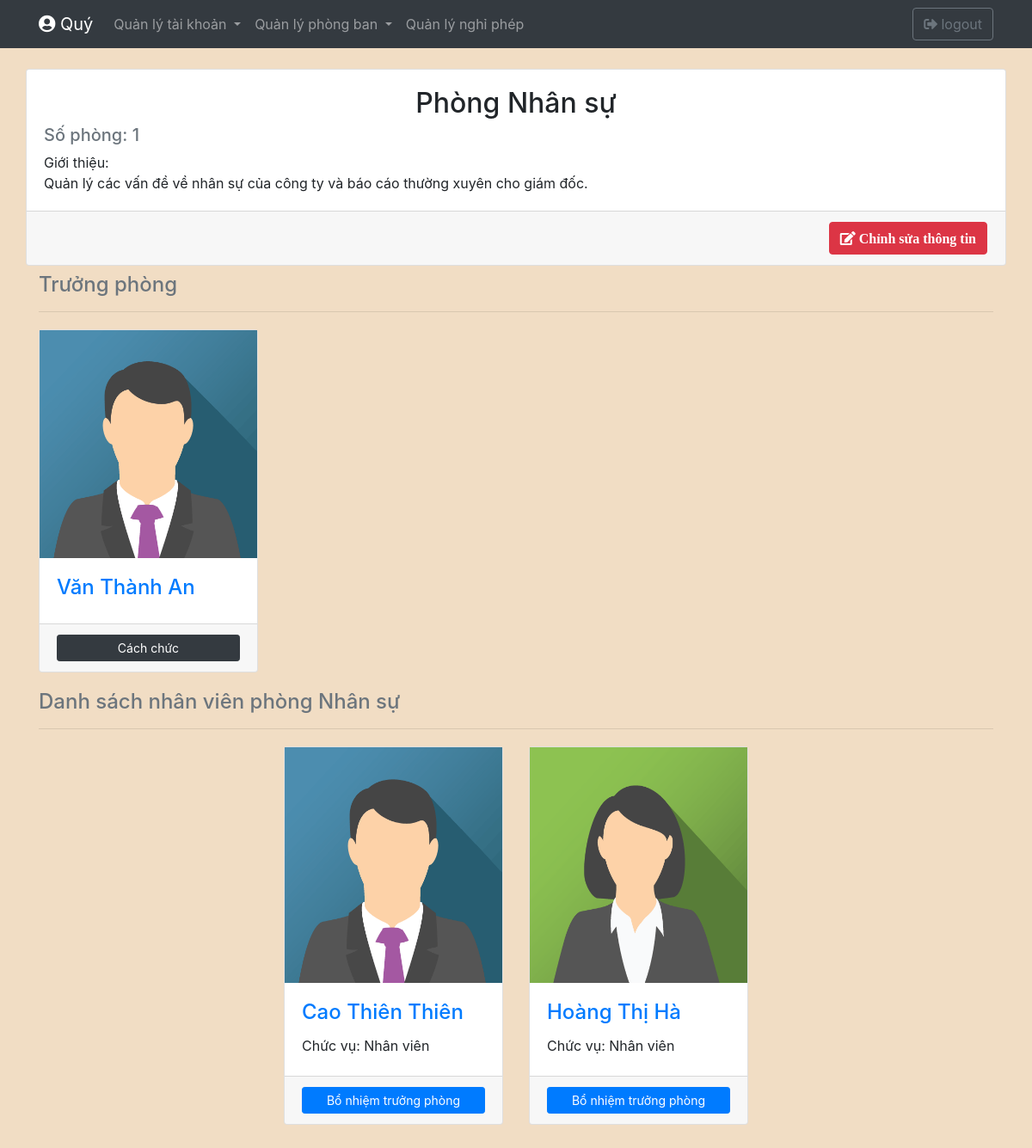
The app's page /Phongban/CTphong.php?id=1 (signed in) with its own data.
### tables this page shows
CREATE TABLE `phongban` (
  `id` int(11) NOT NULL,
  `sophong` int(11) NOT NULL,
  `name` varchar(255) NOT NULL,
  `mota` varchar(255) DEFAULT NULL,
  `truongphong` varchar(255) DEFAULT NULL,
  `idTruongphong` int(11) DEFAULT NULL
);

CREATE TABLE `account` (
  `id` int(11) NOT NULL,
  `user` varchar(255) NOT NULL,
  `pass` varchar(255) NOT NULL,
  `name` varchar(255) NOT NULL,
  `gioitinh` varchar(11) DEFAULT NULL,
  `ngaysinh` date DEFAULT NULL,
  `chucvu` varchar(255) NOT NULL,
  `idPhong` int(11) NOT NULL,
  `phongban` varchar(255) NOT NULL,
  `avata` varchar(255) DEFAULT NULL,
  `songaynghi` int(20) DEFAULT '0',
  `ngayxinphep` date DEFAULT NULL,
  `active` int(10) DEFAULT '0'
);

### Phongban/CTphong.php (the view, shortened to what this page needs)
<!DOCTYPE html>
<html lang="en">
<head>
    <link rel="stylesheet" href="https://maxcdn.bootstrapcdn.com/bootstrap/4.5.2/css/bootstrap.min.css">
    <link
        rel="stylesheet"
        href="https://use.fontawesome.com/releases/v5.3.1/css/all.css"
>
    <link rel="stylesheet" href="../style.css">
</head>
<?php
    $id_phongban = 0;
    if (!empty($_GET['id'])){
        $id_phongban = $_GET['id'];
    }else{
        header('Location: index.php');
    }
    require_once('../conndb.php');
    $sql = 'SELECT * FROM phongban WHERE id = ?';
    $stm = $conn->prepare($sql);
    $stm->bind_param('i',$id_phongban);
    $stm->execute();
    $data = $stm->get_result();
    if ($data->num_rows != 1){
      header('Location: /Phongban/getPhongban.php');
      die();
    }else{
        $data = $data->fetch_assoc();
        $sophong = $data['sophong'];
        $phongban = $data['name'];
        $idTruongphong = $data['idTruongphong'];
        $mota = $data['mota'];
    }
    require_once('../Account/navbar.php');
?>
<body>
    <div class="container" style="margin-top: 80px">
        <div class="row justify-content-center">
            <div class="card w-100">
               <div class="card-body">
                   <h2 class="card-title text-center">Phòng <?=$phongban?></h2>
                   <h5 class="card-subtitle mb-2 text-muted">Số phòng: <?=$sophong?></h5>
                   <p class="card-text">Giới thiệu:
                       <br>
                       <?=$mota?>
                       <br>
                    </p>
               </div>
              <div class="card-footer">
                <div class="row justify-content-end">
                    <a href="updatePhongban.php?id=<?=$id_phongban?>" class="btn btn-danger mr-3"><i class="fas fa-edit"> Chỉnh sửa thông tin</i></a>
                </div>
              </div>
            </div>
        </div>
        <?php
            require_once('../conndb.php');
            $sql = 'SELECT * FROM account WHERE idPhong = ?';
            $stm = $conn->prepare($sql);
            $stm->prepare($sql);
            $stm->bind_param('s',$id_phongban);
            $stm->execute();
            $result = $stm->get_result();
            $accounts = array();
            $name = 'Chưa có trưởng phòng';
            $avata = '';
            $srcHref= '#';
            while ($row = $result->fetch_assoc()){
                $accounts[] = $row;
                if ($row['id'] != $idTruongphong){
                }else{
                    $id = $row['id'];
                    $idTruongphong = $id;
                    $name = $row['name'];
                    $avata = $row['avata'];
                    if (empty($avata)){
                        if ($row['gioitinh'] ==='Nam'){
                            $avata = '/img/img_avatar.png';
                        }else{
                            $avata = '/img/avatar.png';
                        }
                    }
                    $srcHref = '/Account/profile.php?id='.$id;
                }
            }
        ?>
        <h4 class="text-secondary mt-2 mb-3 mb-3">Trưởng phòng</h4>
        <hr>
        <div class="row">
            <div class="col-sm-10 col-lg-3 col-xl-3 py-1">
                <div class="card h-100 mb-2">
                    <img id="avaTP" src="<?=$avata?>" alt="avatar" class="img-fluid img-card-top h-75">
                    <div class="card-body">
                        <h4 id="tenTP" class="card-title"><a href="<?=$srcHref?>"><?= $name ?></a></h4>
                    </div>
                    <div class="card-footer">
                        <button onclick="cachchuc(this,<?=$id_phongban?>)"  class="btn btn-dark btn-sm btn-block">Cách chức</button>
                    </div>
                </div>
            </div>
        </div>
        <h4 class="text-secondary mt-2 mb-3 mt-3">Danh sách nhân viên phòng <?=$phongban?></h4>
        <hr>
        <div id="listNV_phongban_X" class="row justify-content-center">
            <?php
                foreach ($accounts as $row){
                    $id = $row['id'];
                    $name = $row['name'];
                    $chucvu = $row['chucvu'];
                    $avata = $row['avata'];
                    if (empty($avata)){
                        if ($row['gioitinh'] ==='Nam'){
                            $avata = '/img/img_avatar.png';
                        }else{
                            $avata = '/img/avatar.png';
                        }
                    }
                    $srcHref = '/Account/profile.php?id='.$id;
                    $divid = 'cardNV' . $id;
                    if ($id === $idTruongphong){
                        $display = 'none';
                    }else $display = '';
                ?>
                    <div class="col-sm-10 col-lg-3 col-xl-3 py-1" id="<?=$divid?>" style="display: <?=$display?>;">
                        <div class="card h-100 mb-2">
                            <img src="<?=$avata?>" alt="avatar" class="img-fluid img-card-top h-75">
                            <div class="card-body">
                                <h4 class="card-title"><a href="<?=$srcHref?>"><?= $name ?></a></h4>
                                <p class="card-text">
                                    Chức vụ: <?= $chucvu ?>
                                </p>
                            </div>
                            <div class="card-footer">
                                <button onclick="thangchuc(this,<?=$id_phongban?>)" class="btn btn-primary btn-sm btn-block">Bổ nhiệm trưởng phòng</button>
                            </div>
                        </div>
                    </div>
                <?php
                }
            ?>
        </div>
    </div>
    <br>
    <br>
</body>

### style.css (style rules this page uses)
* { box-sizing: border-box; }
body { background-color: rgba(230, 194, 148, 0.548);; }

### records on screen
phongban: name "Nhân sự", sophong "1", mota "Quản lý các vấn đề về nhân sự của công ty và báo cáo thường xuyên cho giám đốc."
account: name "Văn Thành An"
account: shows a picture, name "Cao Thiên Thiên", chucvu "Nhân viên"
account: shows a picture, name "Hoàng Thị Hà", chucvu "Nhân viên"

### other values on screen
$TTCN "Quý"
